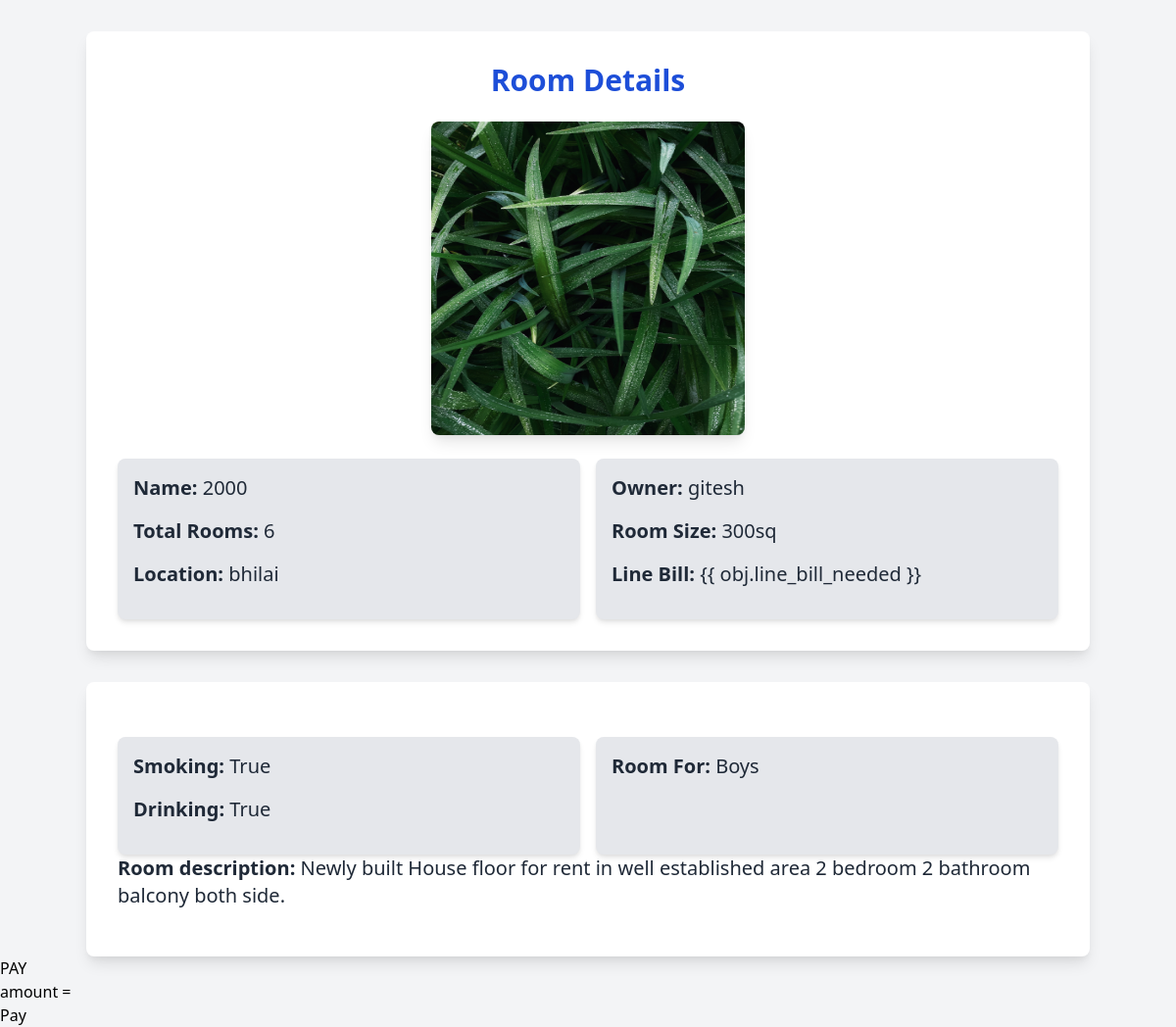
Screenshot of /detail_page/4 with the database file from the repository.
### app/models.py (models this page shows)
class room_rent(models.Model):
    owner = models.ForeignKey(User, on_delete=models.CASCADE)
    room_prize = models.IntegerField()
    room_size = models.CharField(max_length=100)
    total_rooms = models.IntegerField()
    room_location = models.CharField(max_length=100)
    location_country = models.CharField(max_length=100)
    location_state = models.CharField(max_length=100)
    location_dist = models.CharField(max_length=100)
    location_city = models.CharField(max_length=100)
    line_bill_needed = models.BooleanField(default=False)
    room_allow = models.CharField(max_length=100)
    ROOM_CHOICES = [
        ('B', 'Boys'),
        ('G', 'Girls'),
    ]
    room_desc = models.TextField(max_length=200)
    room_for = models.CharField(max_length=1, choices=ROOM_CHOICES)
    smoking = models.BooleanField(default=False)
    drinking = models.BooleanField(default=False)
    room_images = models.ImageField(upload_to='images/')  # 'RoomImage' model defined below

### app/views.py (the view, shortened to what this page needs)
# urls.py: path('detail_page/<int:id>',detail_page , name='detail_page'),
def detail_page(request,id):
    objs  = room_rent.objects.filter(id=id).first()
    return render(request ,'detail.html',{'obj':objs})

### app/templates/detail.html (shortened to what this page needs)
<!DOCTYPE html>
<html lang="en">
<head>
    <link href="https://unpkg.com/tailwindcss@^2/dist/tailwind.min.css" rel="stylesheet">
</head>
<body class="bg-gray-100">
    <div class="container mx-auto mt-8 p-8 bg-white rounded-lg shadow-lg">
        <h1 class="text-3xl font-bold text-center text-blue-700 mb-6">Room Details</h1>
        <div class="flex justify-center">
            <img src="/media/{{ obj.room_images }}" class="h-80 w-80 rounded-lg shadow-lg" alt="Room Image">
        </div>
        <div class="mt-6 grid grid-cols-2 gap-4">
            <div class="bg-gray-200 p-4 rounded-lg shadow-md">
                <p class="text-xl text-gray-800 mb-4"><span class="font-bold">Name:</span> {{ obj.room_prize }}</p>
                <p class="text-xl text-gray-800 mb-4"><span class="font-bold">Total Rooms:</span> {{ obj.total_rooms }}
                </p>
                <p class="text-xl text-gray-800 mb-4"><span class="font-bold">Location:</span> {{ obj.room_location }}
                </p>
            </div>
            <div class="bg-gray-200 p-4 rounded-lg shadow-md">
                <p class="text-xl text-gray-800 mb-4"><span class="font-bold">Owner:</span> {{ obj.owner }}</p>
                <p class="text-xl text-gray-800 mb-4"><span class="font-bold">Room Size:</span> {{ obj.room_size }}</p>
                <p class="text-xl text-gray-800 mb-4"><span class="font-bold">Line Bill:</span> {{ obj.line_bill_needed
                    }}</p>
            </div>
        </div>
    </div>
    <div class="container mx-auto mt-8 p-8 bg-white rounded-lg shadow-lg">
        <div class="mt-6 grid grid-cols-2 gap-4">
            <div class="bg-gray-200 p-4 rounded-lg shadow-md">
                <p class="text-xl text-gray-800 mb-4"><span class="font-bold">Smoking:</span> {{ obj.smoking }}</p>
                <p class="text-xl text-gray-800 mb-4"><span class="font-bold">Drinking:</span> {{ obj.drinking }}</p>
            </div>
            <div class="bg-gray-200 p-4 rounded-lg shadow-md">
                {% for choice in obj.ROOM_CHOICES %}
                {% if choice.0 == obj.room_for %}
                <p class="text-xl text-gray-800 mb-4"><span class="font-bold">Room For:</span> {{ choice.1 }}</p>
                {% endif %}
                {% endfor %}
            </div>
        </div>
        <div>
            <p class="text-xl text-gray-800 mb-4"><span class="font-bold">Room description:</span> {{ obj.room_desc }}
            </p>
        </div>
    </div>
    <form method='post'>
              <button type='submit'> PAY </button>
     </form>
     <div>
        <h1>amount = {{amount}}</h1>
        <button type="submit" id="rzp-button1" >Pay</button>
      </div>
    </body>
  </html>
</body>
</html>

### rows the page displays
room_rent: room_images (picture), room_prize "2000", total_rooms "6", room_location "bhilai", owner "gitesh", room_size "300sq", smoking "True", drinking "True", room_desc "Newly built House floor for rent in well established area 2 bedroom 2 bathroom balcony both side."

### other values shown
{{ choice.1 }} "Boys"
